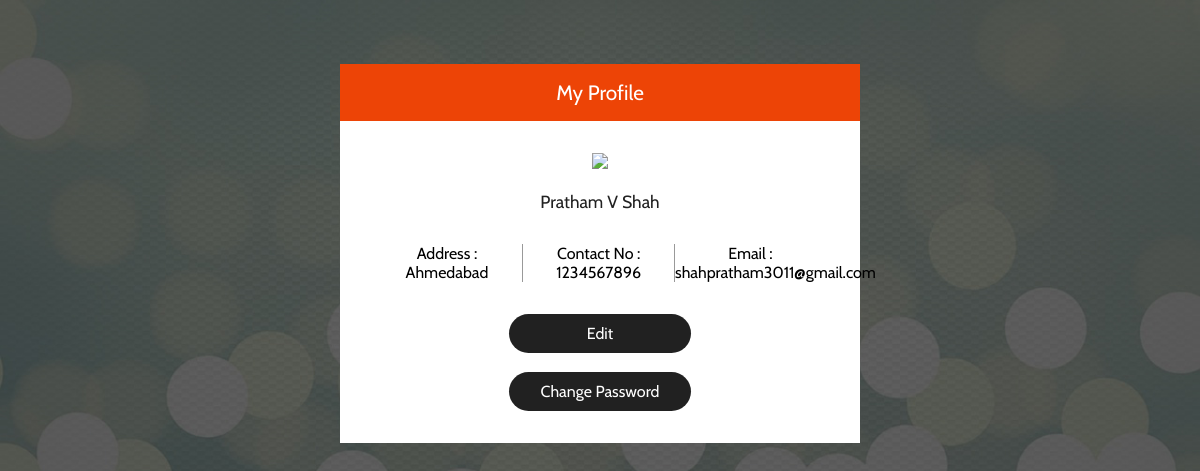
/customer_site/myprofile (signed in), run on the app's committed database.
### tables this page shows
CREATE TABLE `customer` (
  `cust_id` int(10) NOT NULL,
  `cust_name` varchar(50) NOT NULL,
  `cust_email` varchar(50) NOT NULL,
  `cust_mob` varchar(12) NOT NULL,
  `cust_add` varchar(255) NOT NULL,
  `cust_password` varchar(25) NOT NULL
);

### customer_site/model.php (called while the page is built, shortened)
<?php
class model
{
	public $conn="";
	function __construct()
	{
		$this->conn=new mysqli('localhost','root','','hbs');
	}
	function select_where($tbl,$where)
	{
		$key_arr=array_keys($where);
		$value_arr=array_values($where);
		$sel="select * from $tbl where 1=1";
		$i=0;
		foreach($where as $w)
		{
			$sel.=" and $key_arr[$i]='$value_arr[$i]'";
			$i++;
		}
		$run=$this->conn->query($sel);
		return $run;
	}
}
?>

### customer_site/myprofile.php (the view, shortened to what this page needs)
<!DOCTYPE html>
<html>
<head>
<link href="css/profile.css" rel="stylesheet" type="text/css" media="all" />
</head>
<body>
	<div class="main">
		<div class="agile_main_grid">
			<div class="agile_main_grid_left">
				<div class="agile_main_grid_left1">
					<h2>My Profile</h2>
				</div>
			</div>
			<section class="slider">
				<div class="flexslider">
					<ul class="slides">
						<li>
							<div class="agile_main_grid_left_grid">
								<div class="agile_main_grid_left2">
									<img src="images/profile1.jpg" alt=" " width="90px" height="90px" />
									<h3><?php echo $fetch->cust_name;?></h3>
									<div class="agile_main_grid_left2_grid">
										<div class="agile_main_grid_left2_grid_left">
											<h6>Address : </h6>
											<h6><?php echo $fetch->cust_add;?></h6>
										</div>
										<div class="agile_main_grid_left2_grid_left">
											<h6>Contact No :</h6>
											<h6><?php echo $fetch->cust_mob;?></h6>
										</div>
										<div class="agile_main_grid_left2_grid_left">
											<h6>Email : </h6>
											<h6><?php echo $fetch->cust_email;?></h6>
										</div>
									</div>
									<div class="agile_main_grid_left2_grid_bottom">
										<a href="editmyprofile?edit_cust_id=<?php echo $fetch->cust_id;?>">Edit</a> <br>
										<a href="change_password?edit_cust_id=<?php echo $fetch->cust_id;?>">Change Password</a>
									</div>
								</div>
							</div>
						</li>
					</ul>
				</div>
			</section>
		</div>
	</div>
</body>
</html>

### customer_site/css/profile.css (style rules this page uses)
html,body,div,span,applet,object,iframe,h1,h2,h3,h4,h5,h6,p,blockquote,pre,a,abbr,acronym,address,big,cite,code,del,dfn,em,img,ins,kbd,q,s,samp,small,strike,strong,sub,sup,tt,var,b,u,i,dl,dt,dd,ol,nav ul,nav li,fieldset,form,label,legend,table,caption,tbody,tfoot,thead,tr,th,td,article,aside,canvas,details,embed,figure,figcaption,footer,header,hgroup,menu,nav,output,ruby,section,summary,time,mark,audio,video { margin:0;padding:0;border:0;font-size:100%;font:inherit;vertical-align:baseline; }
article, aside, details, figcaption, figure,footer, header, hgroup, menu, nav, section { display: block; }
ol,ul { list-style:none;margin:0px;padding:0px; }
a { text-decoration:none; }
img { max-width:100%; }
html, body { font-size: 100%; background:#374585; font-family: 'Cabin', sans-serif; background: url(../images/banner.jpg) no-repeat 0px 0px; background-size: cover; -webkit-background-size: cover; -moz-background-size: cover; -o-background-size: cover; -ms-background-size: cover; background-attachment: fixed; }
h1,h2,h3,h4,h5,h6,input,p,a { font-family: 'Cabin', sans-serif; margin:0; }
ul,label { margin:0; padding:0; }
body a:hover,body a { text-decoration:none; }
input[type="submit"],.wthree_footer_copy p a,.top-nav ul li a,.agile_main_grid_left2 h3 a,.agile_main_grid_left2_grid_bottom a { transition:.5s ease-in; -webkit-transition:.5s ease-in; -moz-transition:.5s ease-in; -o-transition:.5s ease-in; -ms-transition:.5s ease-in; }
.main { padding:4em 0; }
.agile_main_grid { width:35%; margin:0 auto; }
.agile_main_grid_left { position: relative; }
.agile_main_grid_left1 { padding:1em 0; background:#ed4406; text-align:center; }
.agile_main_grid_left1 h2 { font-size:1.3em; color:#fff; }
.agile_main_grid_left2 { padding:2em; text-align:center; background:#fff; }
.agile_main_grid_left2 h3 { margin:1em 0 0.5em; font-size:1.1em; color:#212121; }
.agile_main_grid_left2_grid { padding:1.5em 0 2em; }
.agile_main_grid_left2_grid_left { float:left; width:33%; }
.agile_main_grid_left2_grid_left:nth-child(2) { border-left:1px solid #999; border-right:1px solid #999; }
.agile_main_grid_left2_grid_bottom { width: 40%; margin: 0 auto; }
.agile_main_grid_left2_grid_bottom a { padding:10px 0px; color:#fff; font-size:1em; background:#212121; border-radius:25px; display:block; }
@media (max-width:1440px) { .agile_main_grid { width: 38%; } }
@media (max-width: 1366px) { .agile_main_grid { width: 50%; } }
@media (max-width: 1280px) { .agile_main_grid { width: 43.4%; } }

### data on the page
customer: cust_name "Pratham V Shah", cust_add "Ahmedabad", cust_mob "1234567896", cust_email "shahpratham3011@gmail.com"
